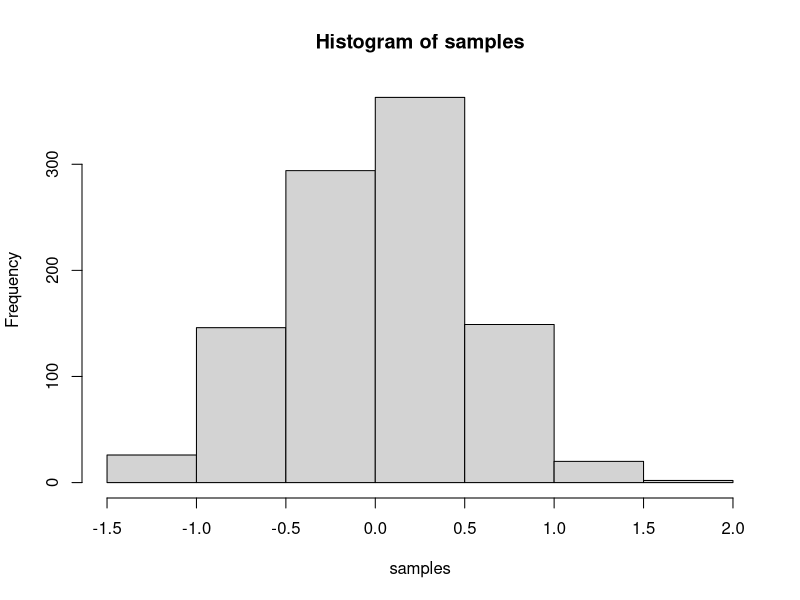

The R source for this figure:
## ---- chunk 1
knitr::opts_chunk$set(message=FALSE,warning=FALSE, cache=TRUE)
## ---- chunk 2
15+20
12*12 # * is multiplication sign.
126/3 # / is division sign.
(2+5+7)/5
## ---- chunk 3
a<-1
b<-2
a+b

d<-c(1,2,3)
e<-c(5,6,7)
d+e
d*e
d/e

x<-4
y<-x+6
y

## ---- chunk 4
x<-5
is.double(x)

## ---- chunk 5
y<-"brown"
is.double(y)
is.character(y)
## ---- chunk 6
d<- TRUE
is.logical(d)
## ---- chunk 7
s<-0/0
s

z<-c()
z

6/0

-2/0
## ---- chunk 8
a<-c(12,45,27,76,98) ## we use lower c to represent the vectors    in R.
print(a)

(a<-c(12,45,27,76,98))

length(a) ## we use length in R to know how many values we have    in the vector a for example. so here, the length of the vector a is 5.

## ---- chunk 9
x<-1:10
x
## ---- chunk 10
x<-c(1:10)
x
## ---- chunk 11
z<-seq(from=1,to=10,by=1)
z
## ---- chunk 12
z<-seq(1,10)
z
## ---- chunk 13
x<-c(4,5,1,-2)
sum(x)  ## the summation of the values in the vector.
mean(x) ## the average of the values in x.
var(x)  ## the variance.
sd(x)   ## the standard deviation of x.
max(x)  ## the maximum value of x.
min(x)  ## the minimum value of x.
sort(x) ## sort the values in the vector fro the smallest to the largest.
range(x) ## this gives us the minimum and the maximum values in   the vector x.

## ---- chunk 14
x<-c(12,32,52,78,66)
x[2] ## this means we choose the second element from the vector x.
x[3:5] ## We choose the elements 3,4 and 5 from vector x.

## ---- chunk 15
x[x>55]
## ---- chunk 16
which(x>50) ## here we ask which of our elements are greater than 50, we have the 3rd, 4th and the 5th elements from vector x.
## ---- chunk 17
a<-matrix(c(10,15,20,25),nrow=2,ncol=2)
a  ## the default matrix in R is filling the matrix using column after column. The dimension of the matrix a is 2X2.
## ---- chunk 18
b<-matrix(c(10,15,20,25),nrow=2,ncol=2,byrow=TRUE)
b 
## ---- chunk 19
dim(b) ## dimension of matrix b.

s<-matrix(1:6,nrow=2,ncol=3)
s
dim(s)
## ---- chunk 20
d<-t(s)  ## transpose of matrix s
d
dim(d)
## ---- chunk 21
d[1,] ## 
## ---- chunk 22
d[,2]
## ---- chunk 23
d[3,2] ## the element is 6.
## ---- chunk 24
samples <- rnorm(1000, mean=0, sd=0.5)
hist(samples)
## ---- chunk 25
f<-function(x,n)
{
  xbar<-mean(x)
  n<-length(x)
  ss<-sum((x-xbar)^2)
  variance<-ss/(n-1)
  sdev<-sqrt(variance)
  return(list(xbar=xbar,variance=variance,sdev=sdev))
}

x<-c(1:5)
f(x,n)
